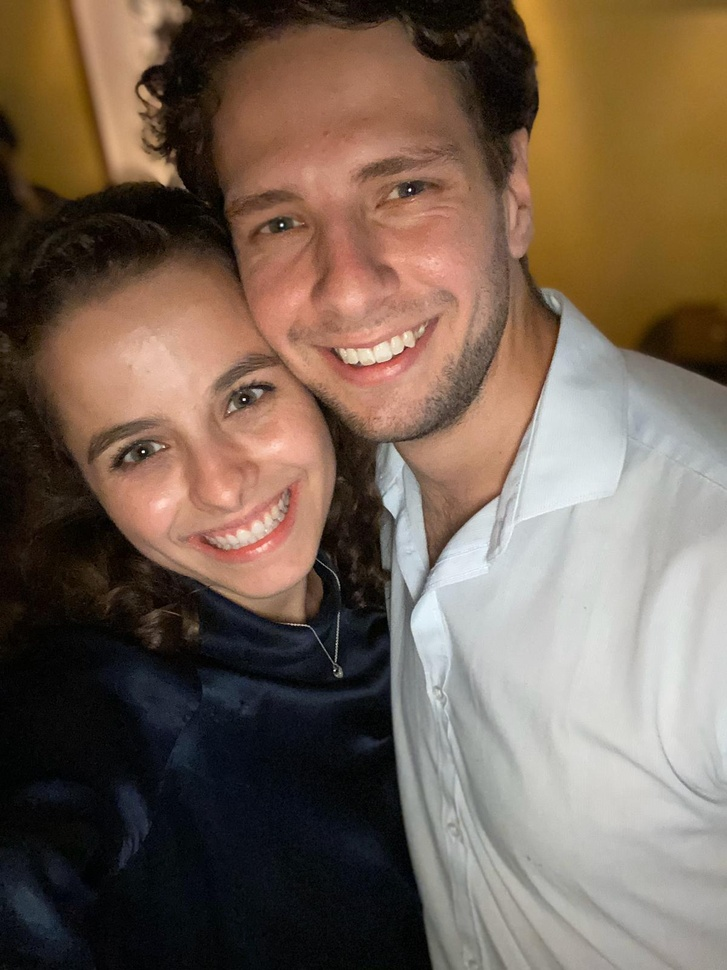
#> input picture Playground/JandJ.jpg, 727 x 970 px, shrunk from 1200 x 1600 before the run
$ python Image_handling.py
#> lines starting #> are read from the running program, lines starting #| are printed output that depends on the picture

import matplotlib.pyplot as plt
from PIL import Image
import matplotlib.image as mpimg
import numpy as np

img = mpimg.imread('JandJ.jpg')
#> img is the input picture: shape (970, 727, 3); mean R, G, B 117.1, 98.9, 84.6


fig, axs = plt.subplots(2,2)

imgplot = axs[0,0].imshow(img)

s_img = img[:,:,0]
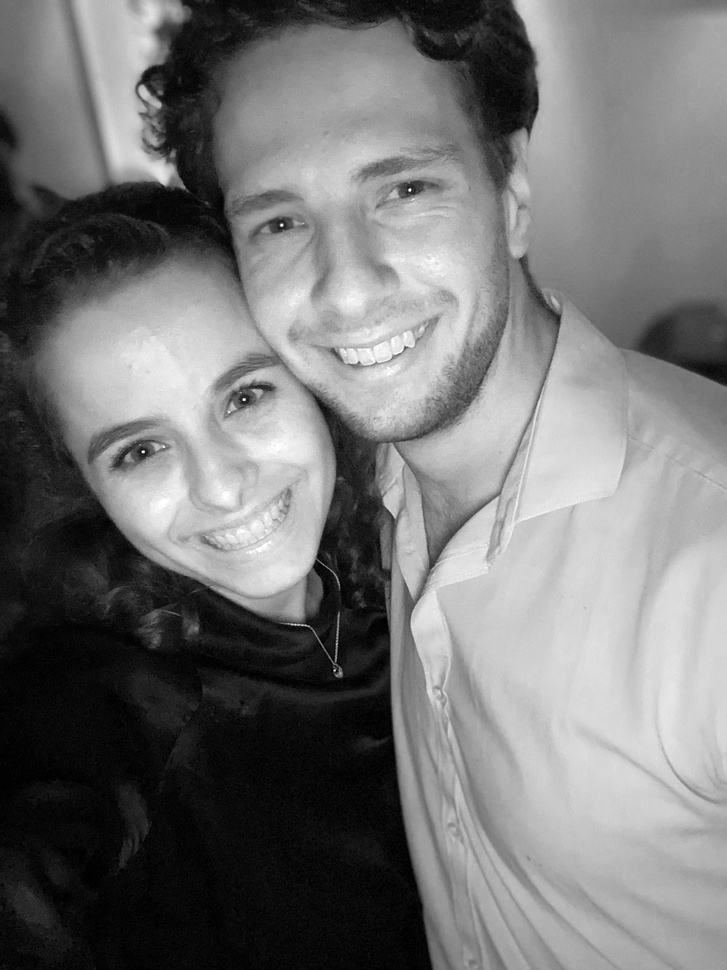
#> s_img: shape (970, 727); min 0, max 255, mean 117.1
s_imgplot = axs[0,1].imshow(s_img)
s_imgplot.set_cmap('hot')

nb_img = img.copy()
nb_img[:,:,0] = 0
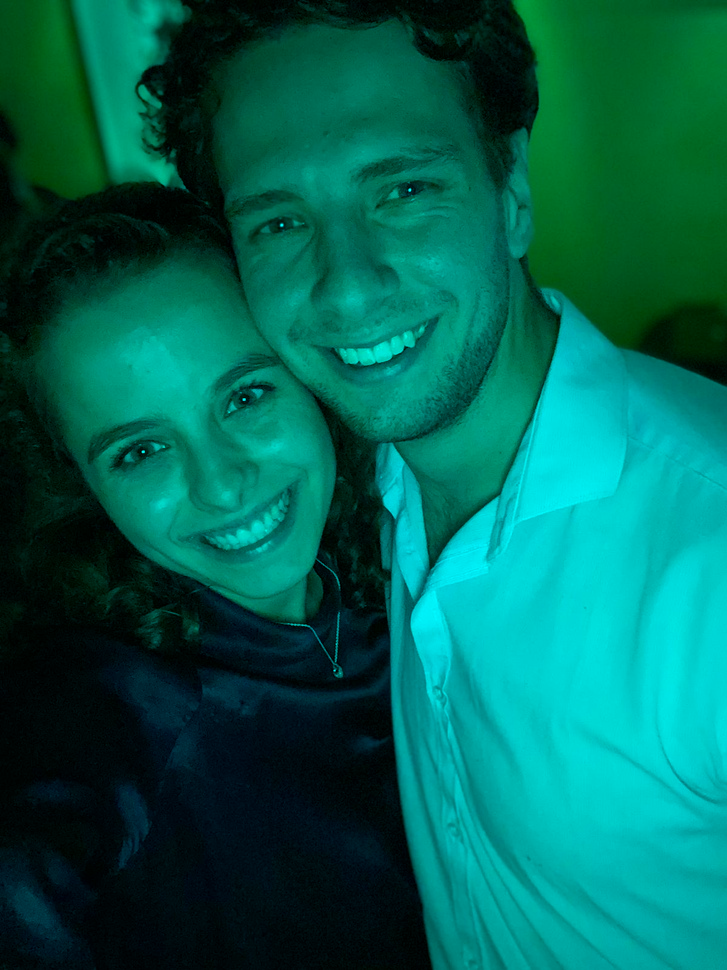
#> nb_img: shape (970, 727, 3); mean R, G, B 0, 98.9, 84.6
nb_img[:,:,1] = 0
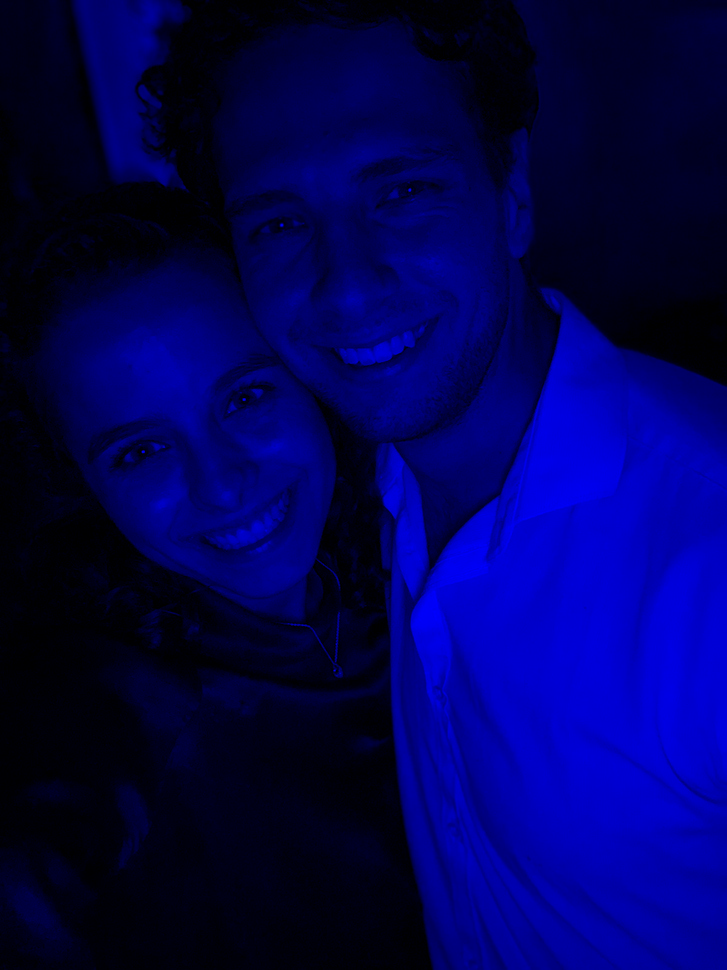
#> nb_img: shape (970, 727, 3); mean R, G, B 0, 0, 84.6
nb_imgplot = axs[1,0].imshow(nb_img)


plt.show()
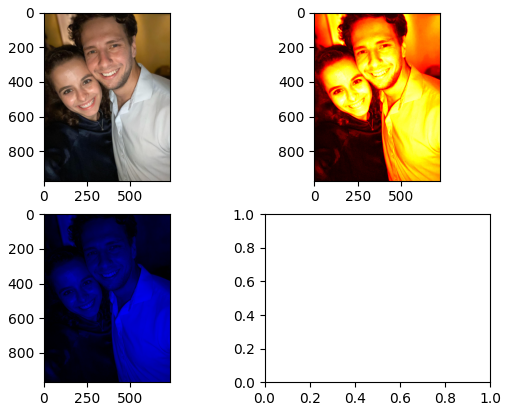
#> figure drawn by matplotlib, 3 panels

$ run again, with Playground/blue_pen.jpg copied over Playground/JandJ.jpg
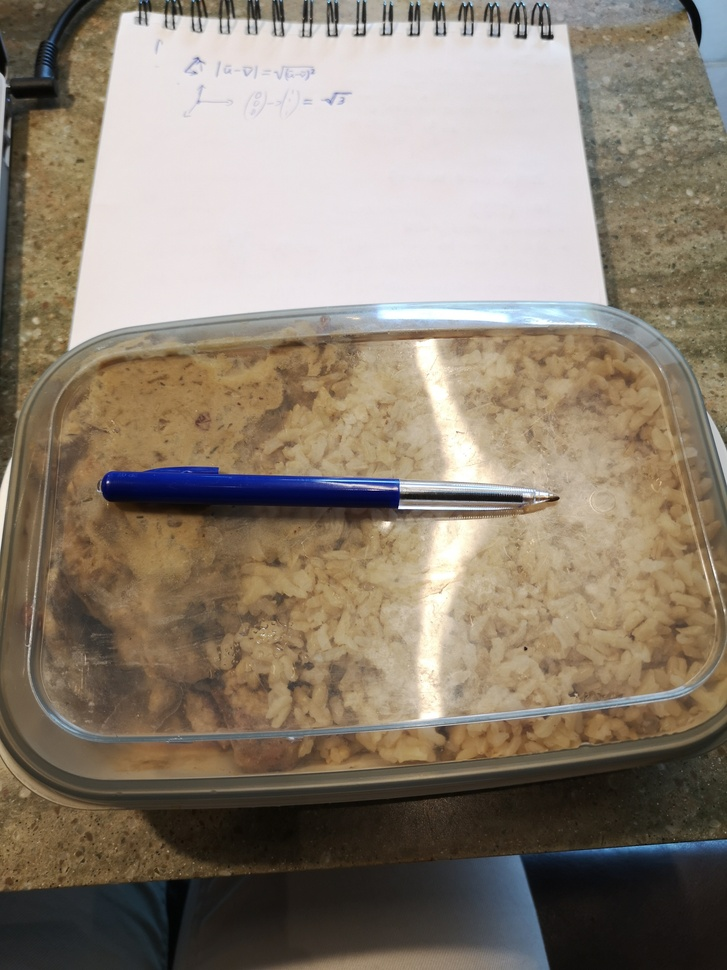
#> input picture Playground/blue_pen.jpg, 727 x 970 px, shrunk from 2736 x 3648 before the run
#> img is the input picture: shape (970, 727, 3); mean R, G, B 139.1, 127.3, 112.4
#> `nb_img[:,:,1] = 0`:
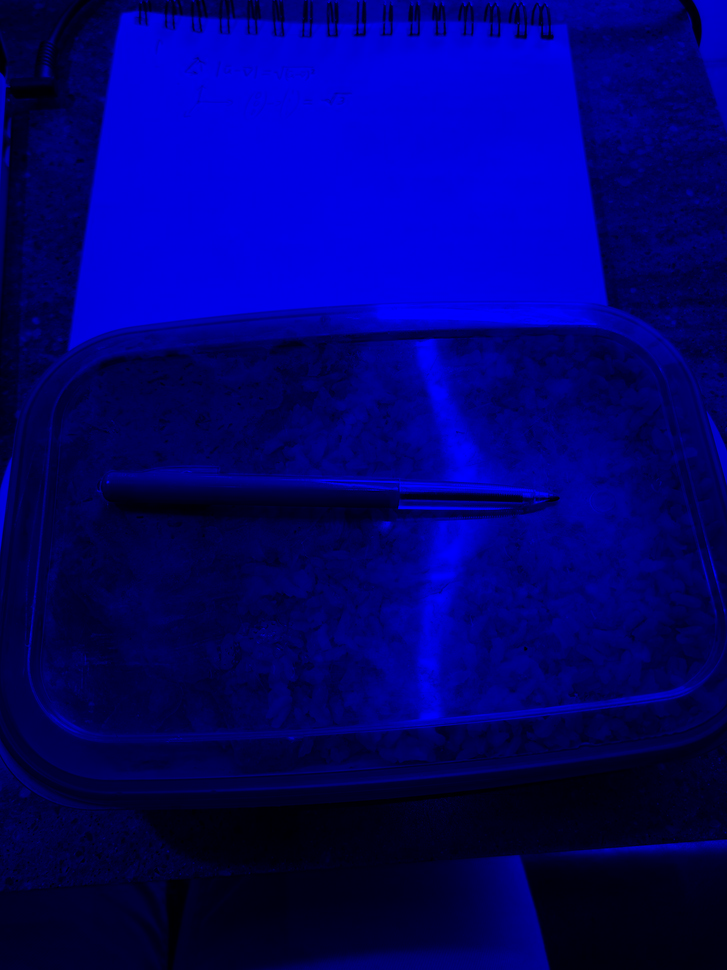
#> nb_img: shape (970, 727, 3); mean R, G, B 0, 0, 112.4
#> `plt.show()`:
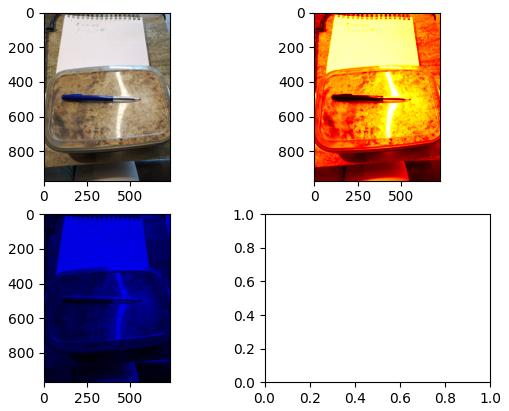
#> figure drawn by matplotlib, 3 panels

$ run again, with Playground/dark_pic.jpg copied over Playground/JandJ.jpg
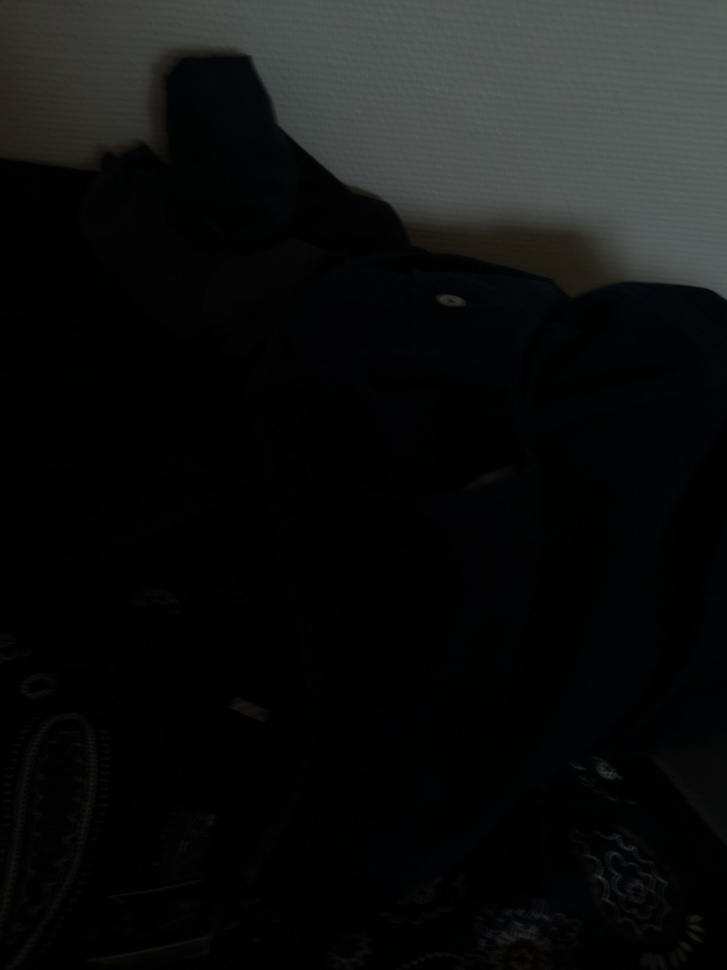
#> input picture Playground/dark_pic.jpg, 727 x 970 px, shrunk from 2736 x 3648 before the run
#> img is the input picture: shape (970, 727, 3); mean R, G, B 15.6, 16.8, 16.5
#> `nb_img[:,:,1] = 0`:
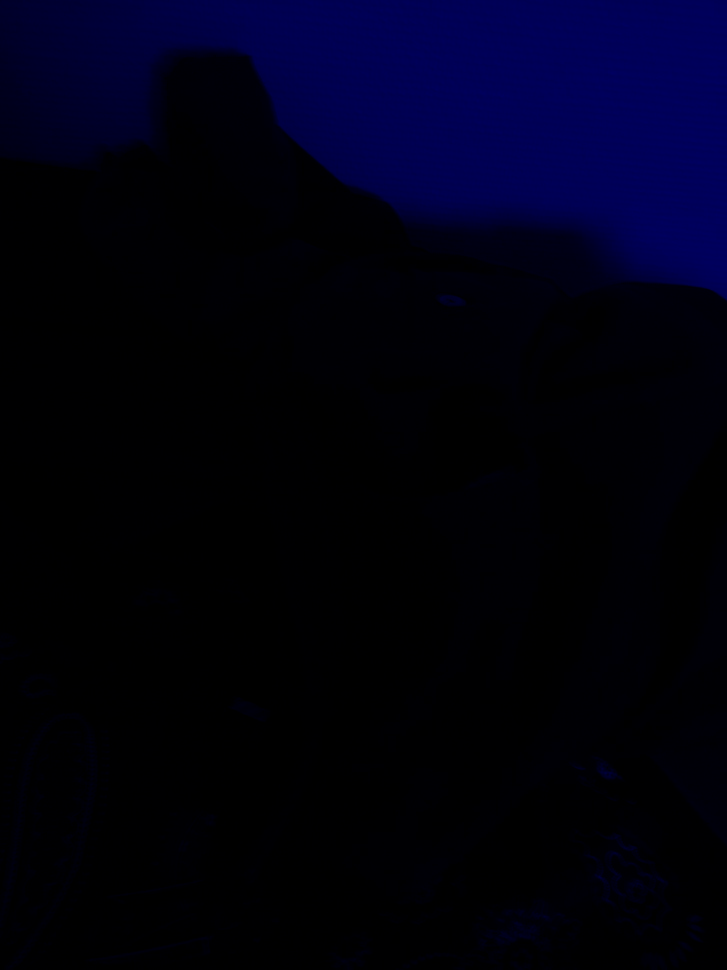
#> nb_img: shape (970, 727, 3); mean R, G, B 0, 0, 16.5
#> `plt.show()`:
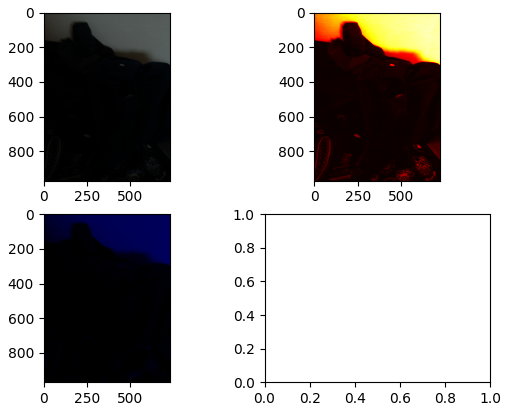
#> figure drawn by matplotlib, 3 panels

$ run again, with Playground/mar.jpg copied over Playground/JandJ.jpg
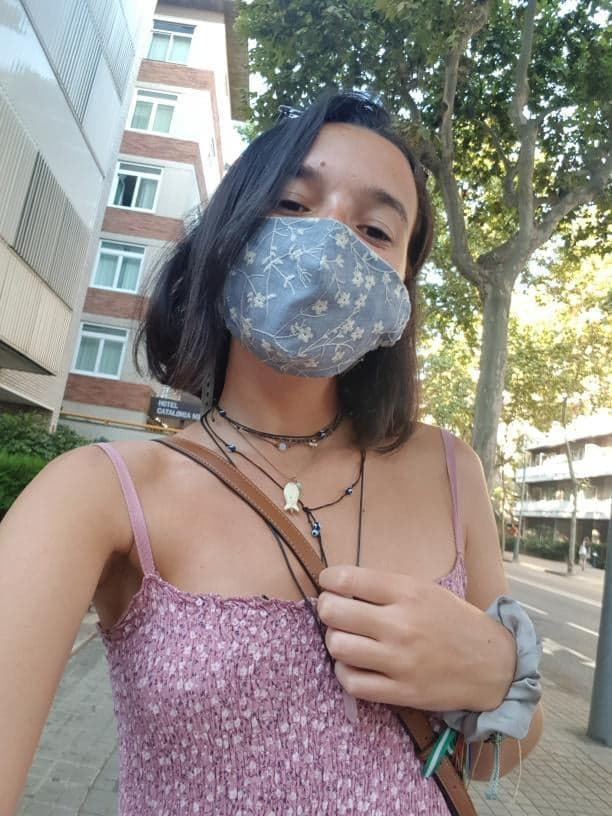
#> input picture Playground/mar.jpg, 612 x 816 px
#> img is the input picture: shape (816, 612, 3); mean R, G, B 146.9, 139.1, 133.2
#> `nb_img[:,:,1] = 0`:
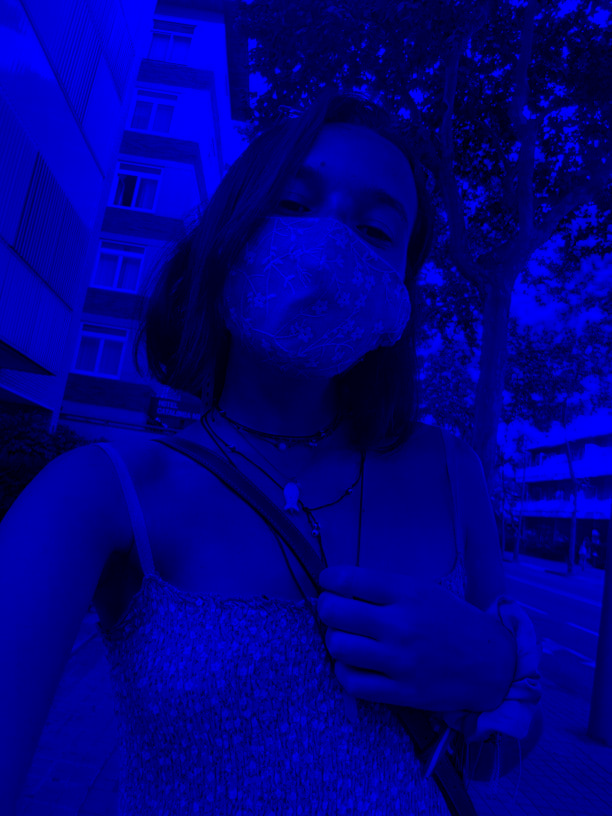
#> nb_img: shape (816, 612, 3); mean R, G, B 0, 0, 133.2
#> `plt.show()`:
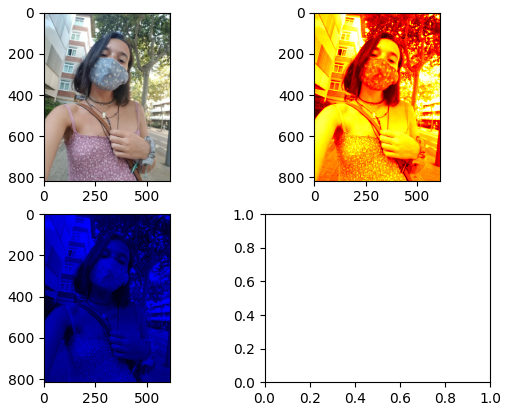
#> figure drawn by matplotlib, 3 panels
